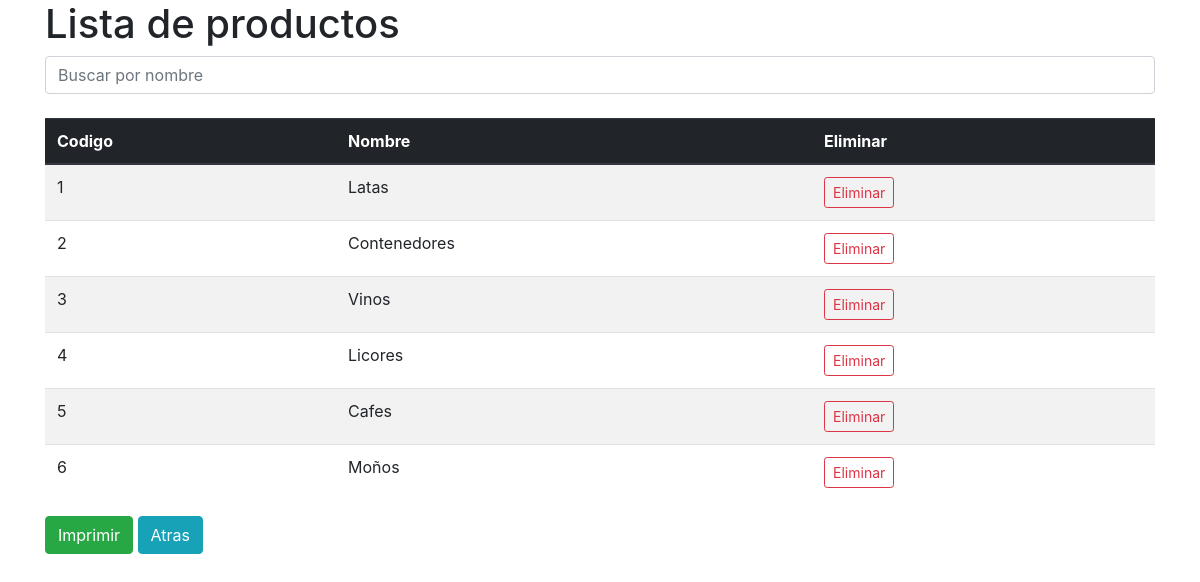
The app's page /listadecategorias.php with its own data.
### tables this page shows
CREATE TABLE Categoria(
	id_categoria INT NOT NULL AUTO_INCREMENT COMMENT 'Clave Primaria',
	nombre VARCHAR(255) COMMENT 'Nombre de la categoria',
	activo BOOLEAN COMMENT 'Estado de la categoria',
	temporada VARCHAR(100) COMMENT 'Tiempo de venta',
	PRIMARY KEY (id_categoria)
);

### listadecategorias.php (the view, shortened to what this page needs)
<!DOCTYPE html PUBLIC>
<html>
	<head>
		<link href="css/bootstrap.css" rel="stylesheet" type="text/css" media="screen" />
	</head>
	<body>
		<?php
			$SQL = "SELECT * FROM categoria WHERE activo = 1";
			include("php/coneccion.php");
			$conexion = mysql_connect($servidor,$usuario,$contraseña);
			$selectTable = mysql_query($SQL,$conexion);
		?>
		<div id="container" class="container">
			<div id="content">
				<h1>Lista de productos</h1>
				<div class="row">
					<div class="col-md-12">
						<input class="form-control" type="text" id="Buscador" onkeyup="myFunction()" placeholder="Buscar por nombre">
					</div>
				</div>
				<br>
				<table id="myTable" class="table table-striped">
					<thead class="thead-dark">
						<tr>
							<th>Codigo</th>
							<th>Nombre</th>
							<th>Eliminar</th>
						</tr>
					</thead>
				<?php
				while ($fila = mysql_fetch_array($selectTable)){
					echo '<tr>';
						echo '<td>' . $fila[0] . '</td>';
						echo '<td>' . $fila[1] . '</td>';
						echo '<td> <a class="btn btn-outline-danger btn-sm" href=php/eliminar_producto.php?id='. $fila[0] .'>Eliminar</a>';
					echo '</tr>';
				}
				?>
				</table>
				<a class="btn btn-success" href=javascript:window.print();>Imprimir</a>
				<input class="btn btn-info" name="Restablecer" type="reset" value="Atras" onClick="history.back()">
			</div>
		</div>
	</body>
</html>

### records on screen
categoria: id_categoria "1", nombre "Latas"
categoria: id_categoria "2", nombre "Contenedores"
categoria: id_categoria "3", nombre "Vinos"
categoria: id_categoria "4", nombre "Licores"
categoria: id_categoria "5", nombre "Cafes"
categoria: id_categoria "6", nombre "Moños"
